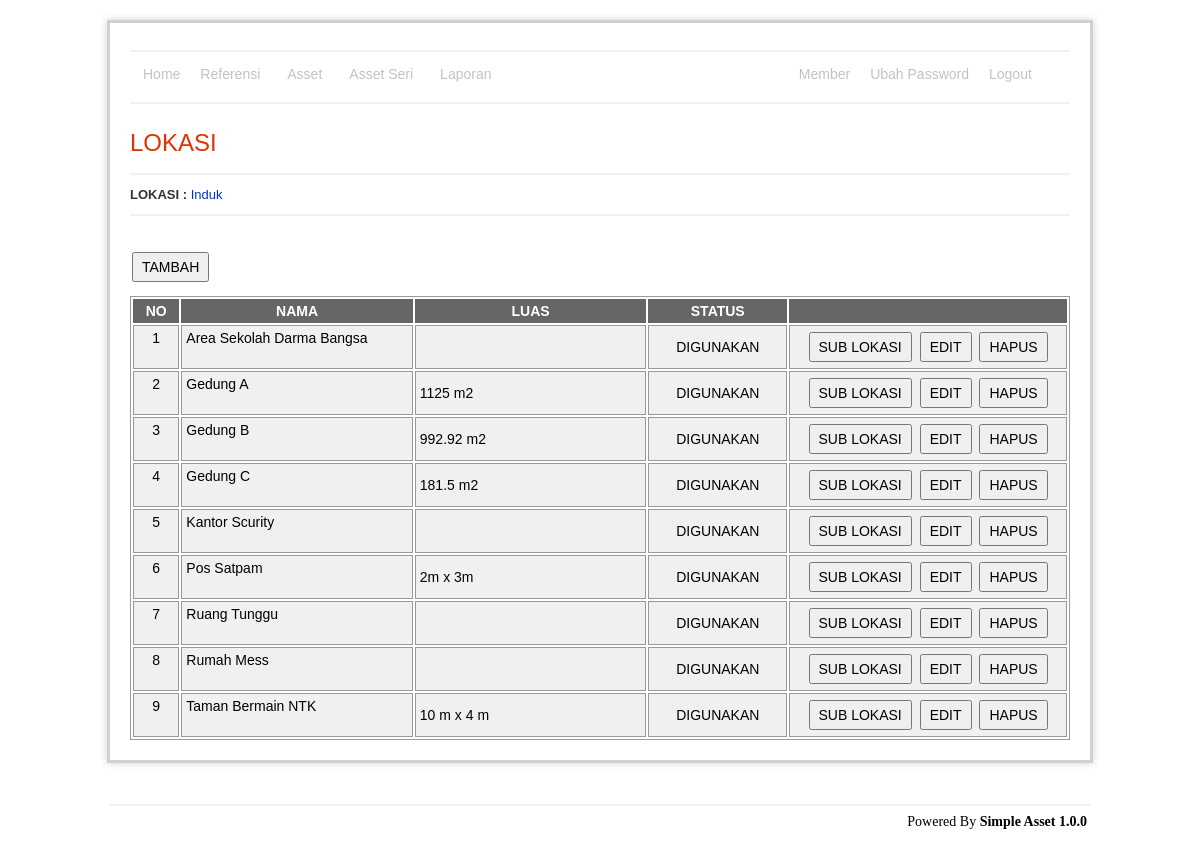
The app's page /admin/location/index.php (signed in) with its own data.
### tables this page shows
CREATE TABLE `location` (
  `id` int(11) NOT NULL AUTO_INCREMENT,
  `parent_id` int(11) NOT NULL,
  `level` int(11) NOT NULL,
  `name` varchar(255) NOT NULL,
  `alias` varchar(255) NOT NULL,
  `size` varchar(255) NOT NULL,
  `status` enum('0','1') NOT NULL COMMENT '0=not use, 1=use',
  `is_delete` enum('0','1') NOT NULL DEFAULT '0',
  PRIMARY KEY (`id`)
);

### admin/location/indexRead.php (called while the page is built, shortened)
<?php
include '../../lib/connection.php';
$level = isset($_REQUEST['level']) ? $_REQUEST['level'] : '1';
$parentId = isset($_REQUEST['parentId']) ? $_REQUEST['parentId'] : '0';
$query = "select id, parent_id, name, alias, level, size, status
		from location
		where parent_id = '$parentId'
		and is_delete = '0'
		order by name";
$data = mysqli_query($con, $query) or die(mysqli_error($con));
?>

### admin/location/index.php (the view, shortened to what this page needs)
<?php include 'indexRead.php' ?>
<h1>LOKASI</h1>
<hr />
<p>
	<b>LOKASI : </b>
	<a href="index.php">Induk</a>
</p>
<hr />
<br />
<p><input type="button" value="TAMBAH"
		onclick="window.location='add.php?level=<?php echo $level ?>&parentId=<?php echo $parentId ?>'" /></p>
<?php if (mysql_num_rows($data) < 1): ?>
	<div class="warning">
		<h3><?php echo message::getMsg('emptySuccess') ?></h3>
	</div>
<?php else: ?>
	<div id="tbl">
		<table width="100%">
			<thead>
				<tr>
					<th align="center" width="5%">NO</th>
					<th align="center" width="25%">NAMA</th>
					<th align="center" width="25%">LUAS</th>
					<th align="center" width="15%">STATUS</th>
					<th align="center"></th>
				</tr>
			</thead>
			<tbody>
				<?php $i = 1; ?>
				<?php while ($val = mysql_fetch_array($data)): ?>
					<tr>
						<td valign="top" align="center"><?php echo $i ?></td>
						<td valign="top">
							<?php echo $val['name'] ?><br />
						</td>
						<td><?php echo $val['size'] ?></td>
						<td align="center">
							<?php if ($val['status'] == 0): ?>
								<span style="color:red">TIDAK DIGUNAKAN</span>
							<?php else: ?>
								DIGUNAKAN
							<?php endif; ?>
						</td>
						<td valign="top" align="center">
							<?php if ($level < 3): ?>
								<input type="button" value="SUB LOKASI"
									onclick="window.location='index.php?level=<?php echo $level + 1 ?>&parentId=<?php echo $val['id'] ?>'" />
							<?php endif; ?>
							<input type="button" value="EDIT"
								onclick="window.location='edit.php?id=<?php echo $val['id'] ?>&level=<?php echo $level ?>&parentId=<?php echo $parentId ?>'" />
							<input type="button" value="HAPUS"
								onclick="confirm('Anda yakin akan menghapus ?') ? window.location='delete.php?id=<?php echo $val['id'] ?>&level=<?php echo $level ?>&parentId=<?php echo $parentId ?>' : false" />
						</td>
					</tr>
					<?php $i++; ?>
				<?php endwhile; ?>
		</table>
	</div>
<?php endif; ?>
<?php include '../template/main.php' ?>

### admin/asset/css/style.css (style rules this page uses)
a { color: #0134c5; background-color: transparent; text-decoration: none; font-weight: normal; outline-style: none; }
#content p { margin: 12px 20px 12px 0; text-align:left; }
#content h1 { color: #e13300; background-color: transparent; font-weight: normal; font-size: 24px; margin: 10px 0 5px 0; padding: 15px 0 10px 0px; text-align:left; }
table { font-size: 14px; }
#tbl table { border: 1px solid #999; }
#tbl th { font-weight: bold; text-align: center; font-size: 14px; background-color: #666; color: #fff; padding: 4px; }
#tbl td { border: 1px solid #999; font-weight: normal; font-size: 14px; padding: 4px; background-color: #f0f0f0; }
hr { border: 1px solid #f1f1f1; }
input[type="button"], input[type="submit"] { font-size: 14px; height: 30px; padding: 0px 8px 0px 8px; margin: 2px; }

### records on screen
location: name "Area Sekolah Darma Bangsa", status "DIGUNAKAN"
location: name "Gedung A", size "1125 m2", status "DIGUNAKAN"
location: name "Gedung B", size "992.92 m2", status "DIGUNAKAN"
location: name "Gedung C", size "181.5 m2", status "DIGUNAKAN"
location: name "Kantor Scurity", status "DIGUNAKAN"
location: name "Pos Satpam", size "2m x 3m", status "DIGUNAKAN"
location: name "Ruang Tunggu", status "DIGUNAKAN"
location: name "Rumah Mess", status "DIGUNAKAN"
location: name "Taman Bermain NTK", size "10 m x 4 m", status "DIGUNAKAN"
